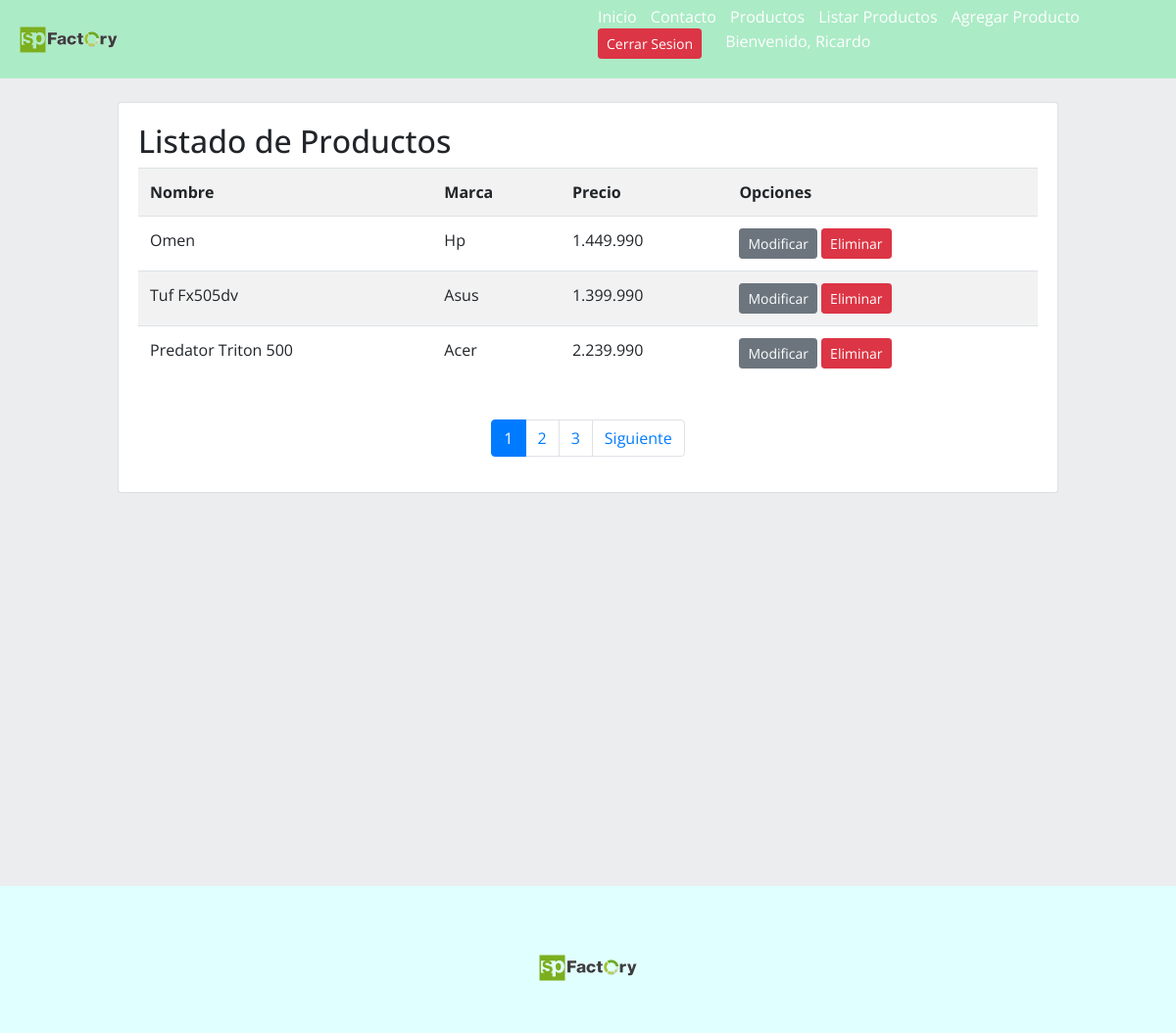
The app's page /listar-productos/ (signed in), older data.
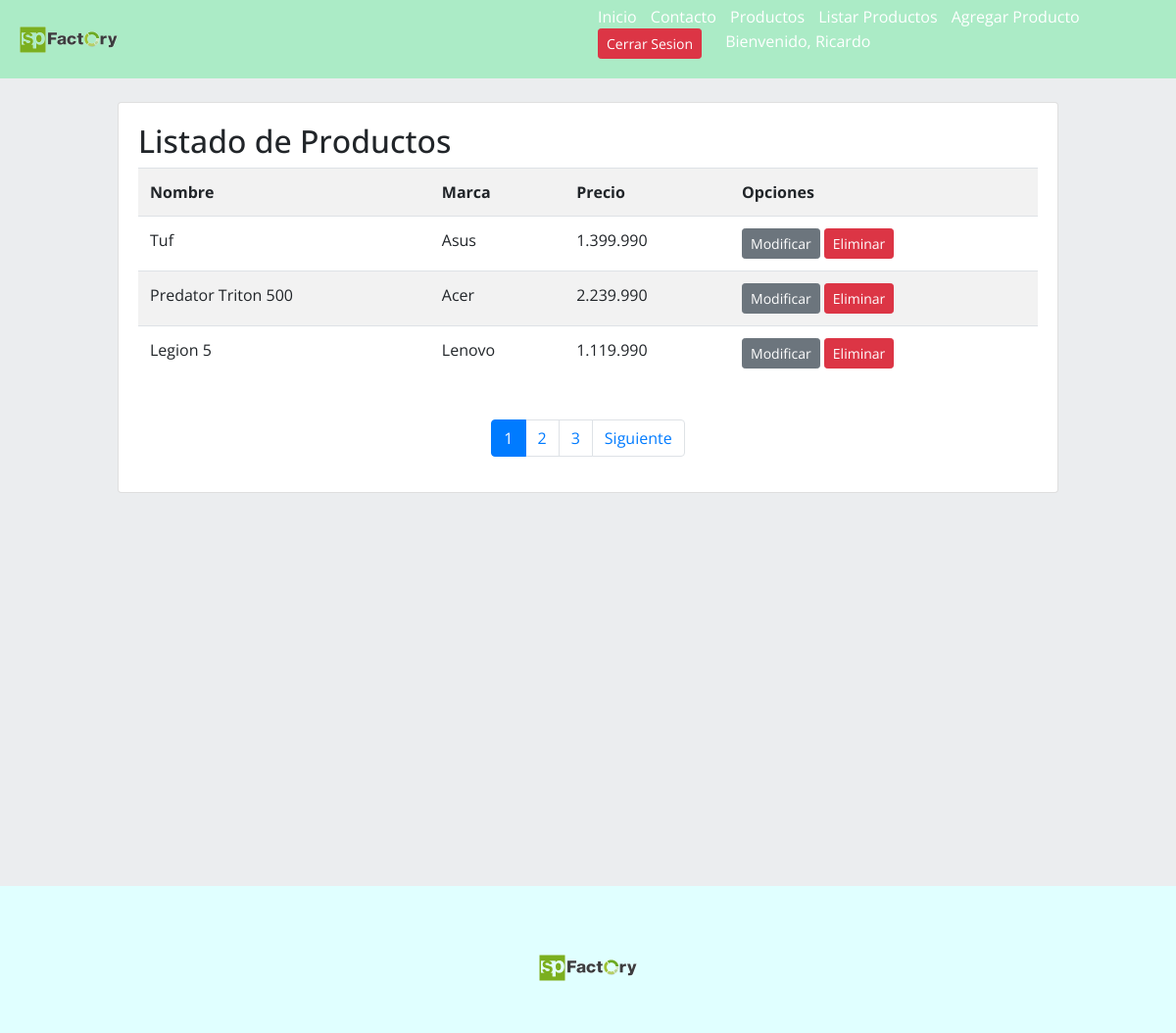
The same page, newer data.
### app/models.py (models this page shows, shortened)
class Producto(models.Model):
    nombre = models.CharField(max_length=30)
    precio = models.IntegerField()
    descripcion = models.TextField()
    marca = models.ForeignKey(Marca, on_delete=models.PROTECT)
    fecha_producto = models.DateField()
    imagen = models.ImageField(upload_to="productos", null=True)

class Marca(models.Model):
    nombre = models.CharField(max_length=30)
    def __str__(self):
        return self.nombre

### app/views.py (the view)
# urls.py: path('listar-productos/', listar_productos, name="listar_productos"),
@permission_required('app.view_producto')
def listar_productos(request):
    productos = Producto.objects.all()
    page = request.GET.get('page', 1)
    try:
        paginator = Paginator(productos, 3)
        productos = paginator.page(page)
    except:
        raise Http404
    data ={
        'entity': productos,
        'paginator': paginator
    }
    return render(request, 'app/producto/listar.html', data)

### app/templates/app/producto/listar.html (shortened to what this page needs)
{% extends 'app/base.html' %}
{% block contenido %}
{% load humanize %}
    <br>
    <div class="card">
        <div class="card-body">
        <h2>Listado de Productos</h2>
            <table class="table table-striped table-hover table-responsive-sm">
        <tr>
            <th>Nombre</th>
            <th>Marca</th>
            <th>Precio</th>
            <th>Opciones</th>
        </tr>
    {% for p in entity %}
    <tr>
        <td>{{ p.nombre | title }}</td>
        <td>{{ p.marca | title }}</td>
        <td>{{ p.precio | intcomma }}</td>
        <td>
            {% if perms.app.change_producto %}
            <a href="{% url 'modificar_producto' p.id %}" class="btn btn-secondary btn-sm">Modificar</a>
            {% endif %}
            {% if perms.app.delete_producto %}
            <a href="#" onclick="eliminarProducto({{ p.id }})" class="btn btn-danger btn-sm">Eliminar</a>
            {% endif %}
        </td>
    </tr>
    {% endfor %}
    </table>
            <br>
        <div>
            {% include 'app/paginator.html' %}
        </div>
        </div>
    </div>
    </div>
    <br>
{% endblock %}

### app/templates/app/base.html (shortened to what this page needs)
<!DOCTYPE html>
<html lang="es">
<head>
    {% load static %}
    <link rel="stylesheet" href="https://cdn.jsdelivr.net/npm/bootstrap@4.5.3/dist/css/bootstrap.min.css">
    <link rel="stylesheet" href="{% static 'app/css/estilos.css' %}">
    {% load pwa %}
</head>
<body>
    <header id="header">
        <div class="contenedor_logo">
            <img  class="logo"  src="{% static 'app/img/logospfactory.png' %}" alt="logo">
        </div>
        <div>
            <nav id="nav">
                <ul>
                    <li>
                        <a href="{% url 'home' %}"> Inicio </a>
                    </li>
                    <li>
                        <a href="{% url 'contacto' %}">Contacto</a>
                    </li>
                    <li><a href="{% url 'galeria' %}">Productos</a></li>
                    {% if perms.app.view_producto %}
                    <li>
                        <a href="{% url 'listar_productos' %}">Listar Productos</a>
                    </li>
                    {% endif %}
                    {% if perms.app.add_producto %}
                    <li>
                        <a href="{% url 'agregar_producto' %}">Agregar Producto</a>
                    </li>
                    {% endif %}
                    {% if user.is_authenticated %}
                        <li>
                            <a href="{% url 'logout' %}" class ="btn btn-danger btn-sm">Cerrar Sesion</a>
                        </li>
                        <li>
                            <a href="#" class= "disabled" aria-disabled="true">Bienvenido, {{  user.username | capfirst}}</a>
                        </li>
                    {%  endif %}
                </ul>
            </nav>
        </div>
    </header>
    <div id="contenido">
        {% block contenido %}
        {% endblock %}
    <footer>
        <div class="logo_footer">
            <img src="{% static 'app/img/logospfactory.png' %}" alt="logo">
        </div>
    </footer>
</body>
</html>

### app/templates/app/paginator.html (shortened to what this page needs)
{% if paginator.num_pages > 1%}
<div class="d-flex justify-content-center">
    <ul class="pagination">
        {% for page in paginator.page_range %}
            {% if page < 7 or page == entity.number %}
            <li class="page-item {% if page == entity.number %}active{% endif %}">
                <a class="page-link" href="?page={{ page }}#pagtable">{{ page }}</a>
            </li>
            {% endif %}
        {% endfor %}
        {% if entity.has_next %}
            <li class="page-item d-none d-sm-block">
                <a class="page-link" href="?page={{ entity.next_page_number }}#pagtable">Siguiente</a>
            </li>
        {% endif %}
    </ul>
</div>
{% endif %}

### app/static/app/css/estilos.css (style rules this page uses)
* { margin:0; padding:0; }
body { background-color:#EBEDEF; font-family: 'Open Sans', sans-serif; }
h1,h2 { font-family: 'Open Sans', sans-serif; }
header { width: 100%; height: 80px; background-color: #ABEBC6; display: flex; justify-content: space-between; }
header > div { width: 50%; }
.contenedor_logo { display: flex; align-items: center; }
.logo { width: 100px; margin-left: 20px; }
nav { display: flex; justify-content: flex-end; align-items: center; height: 100%; background-color: #ABEBC6; ; }
nav > ul { margin-right: 50px; }
nav > ul > li { display: inline; margin-left: 10px; }
nav a { color:white; text-decoration: none; }
#contenido { width: 80%; margin:auto; max-width: 1280px; min-height: 100vh; }
footer { width: 100%; height: 150px; background-color: #E0FFFF; }
footer > .logo_footer { display: flex; justify-content: center; align-items: center; padding-top: 70px; }
footer > .logo_footer > img { width: 100px; }

Row changes from the older to the newer data that the page shows:
removed Producto: nombre "Omen", marca "Hp", precio "1.449.990"
changed Producto "Asus": nombre "Tuf Fx505dv" → "Tuf"
now on this page (row unchanged): Producto: nombre "Legion 5", marca "Lenovo", precio "1.119.990"
